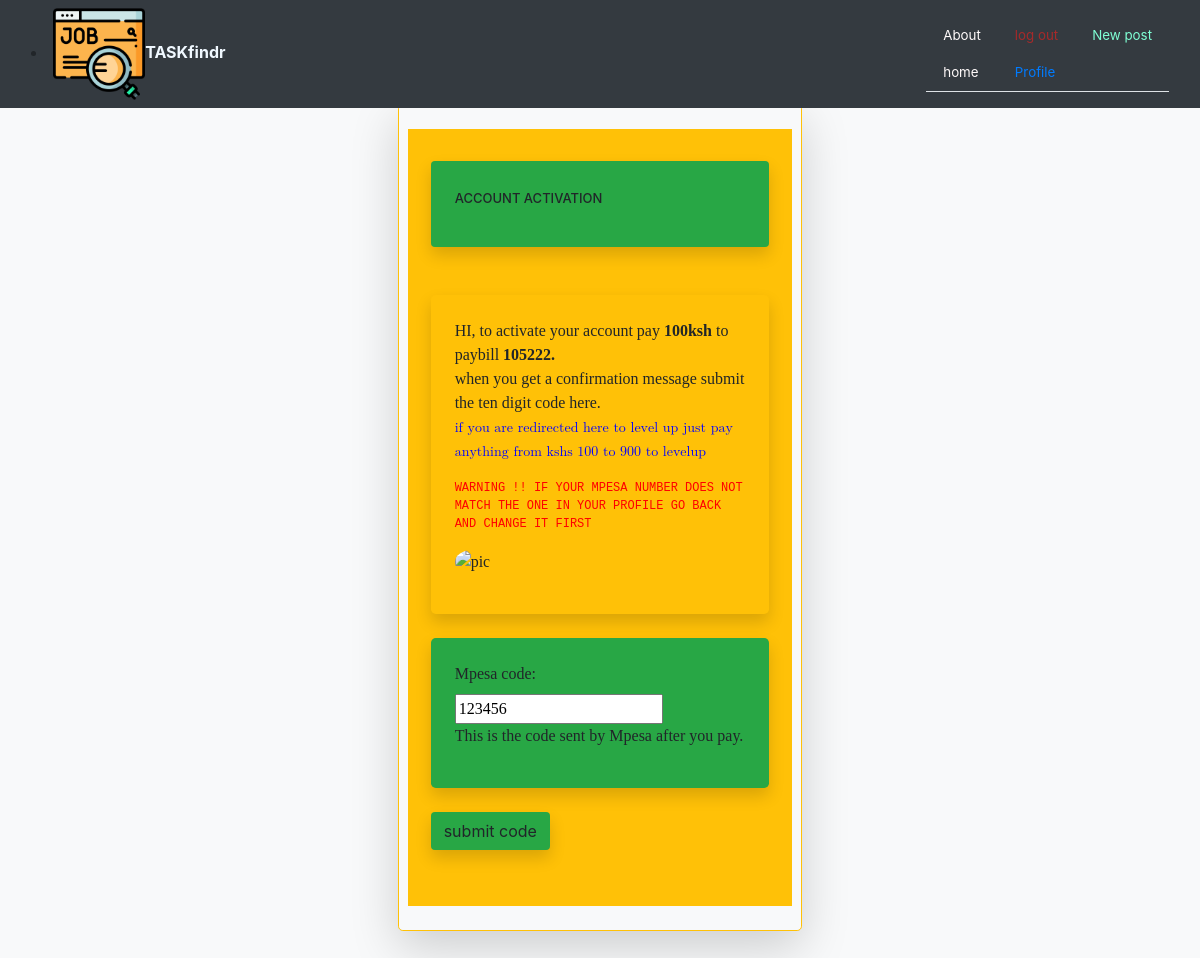
Before: /account-activation/2/ (signed in) with the older database file.
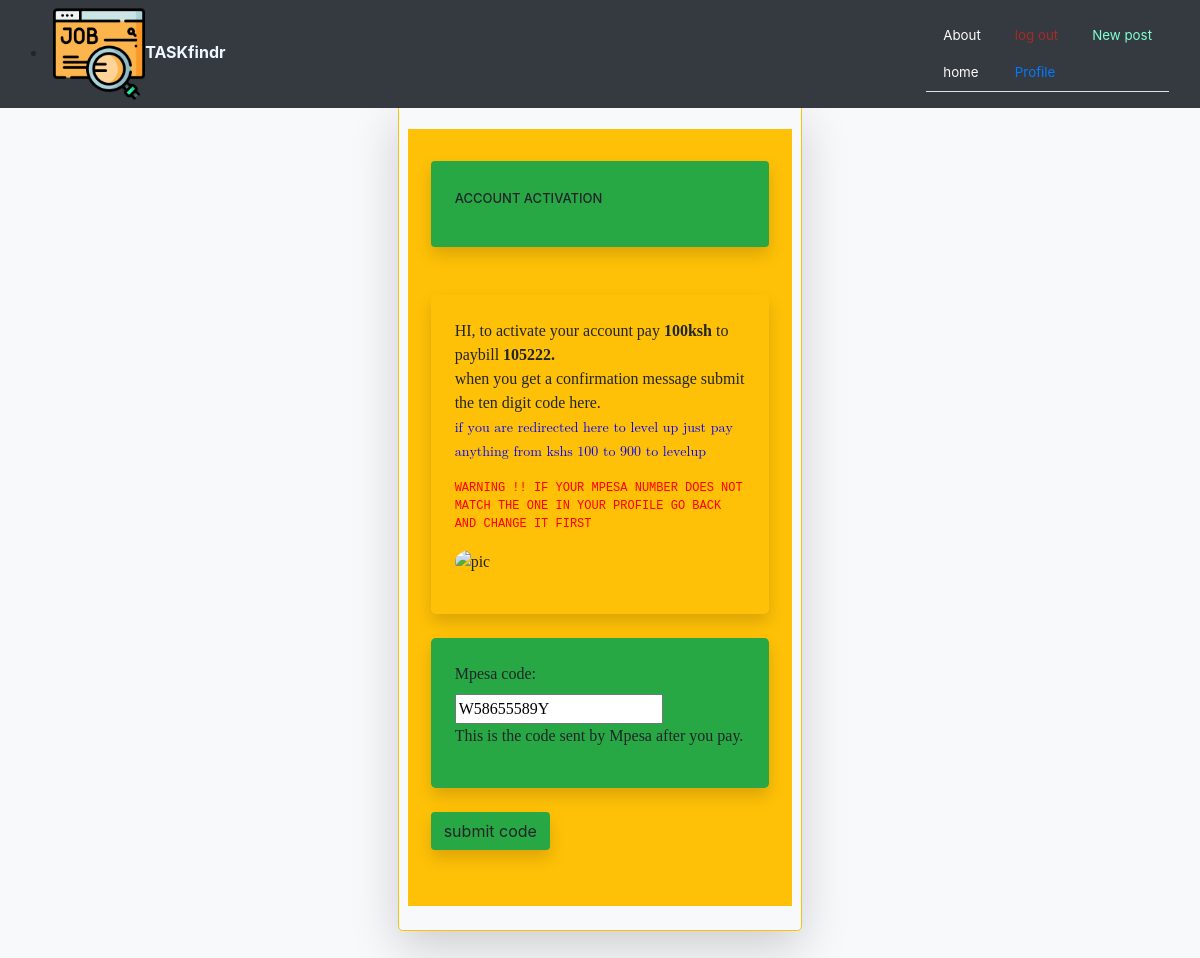
After: the same page with the newer database file.
### users/models.py (models this page shows, shortened)
class Cashaccount(models.Model):
    owner = models.ForeignKey(User,on_delete=models.CASCADE)
    mpesa_code = models.CharField(max_length=10,default=None,null=True,validators=[RegexValidator(r"^[0-9|A-Z]{10}$",'invalid code')])
    level_bonus = models.IntegerField(default=0)
    refferals = models.ManyToManyField(profile,default=None)
    amount = models.IntegerField(default=0)
    is_valid = models.BooleanField(default=False)
    has_withdrawn = models.BooleanField(default=False)
    withdraw_failed = models.BooleanField(default=False)

### users/views.py (the view)
# urls.py: path('account-activation/<int:pk>/',Cashaccountupdate.as_view(),name='activation'),
class Cashaccountupdate(LoginRequiredMixin,UserPassesTestMixin, UpdateView):
    model=Cashaccount
    template_name= 'blog/activation.html'
    fields=['mpesa_code']
    success_url = '/profile/'
    def test_func(self):
        Cashaccount=self.get_object()
        if self.request.user == Cashaccount.owner:
            return True
        return False

### blogger/templates/blog/activation.html (shortened to what this page needs)
{% extends "blog/base.html"%}
{% load static %}
{% block content %}
    <div class="container bg-light col-lg-4 shadow-lg p-4 mb-4  border border-warning rounded-lg">
      <div class="row p-2 bg-warning">
        <form class="col-lg-12 col-sm-6 mb-10"  method="POST" style=""> {% csrf_token %}
            <div class="form-group shadow mb-4 p-4 mt-4 bg-success rounded 10">
              <label for="name"><h4 style="font-size:small">ACCOUNT ACTIVATION</h4></label>
            </div>
            <div style="font-family:cursive" class="form-group shadow rounded-lg mb-4 mt-2 p-4 mt-5 bg-warning">
              <p>
                HI, to activate your account pay <b>100ksh</b> to paybill <b>105222.</b><br>
                when you get a confirmation message submit the ten digit code here.<br>
                <small style="font-family:math;color:blue;">if you are redirected here to level up just pay anything from kshs 100 to 900 to levelup</small>
                <p style="font-family:monospace;font-size:small;color:red;" >WARNING !! IF YOUR MPESA NUMBER DOES NOT MATCH THE ONE IN YOUR PROFILE GO BACK AND CHANGE IT FIRST </p>
                <img class="rounded-circle" src="\static\images\happy.gif" style="width:20%" alt="pic">
              </p>
          </div>
            <div style="font-family:cursive" class="form-group shadow rounded-lg mb-4 mt-2 p-4  bg-success">
                {{form}}
                <p>
                  This is the code sent by Mpesa after you pay.
                </p>
            </div>
            <button type="submit" class="btn shadow mb-5 bg-success">submit code</button>
        </form>
     </div>
   </div>
{% endblock %}

Changed rows visible on the page:
changed Cashaccount: mpesa_code "123456" → "W58655589Y"
